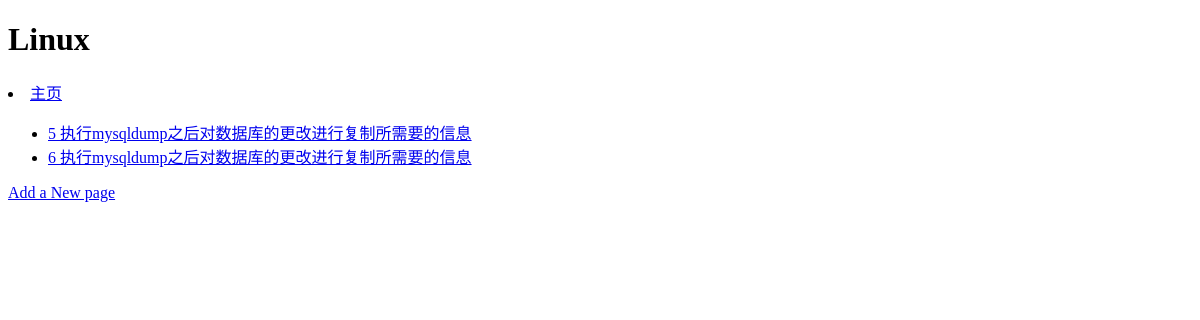
The app's page /rango/category/linux/, older data.
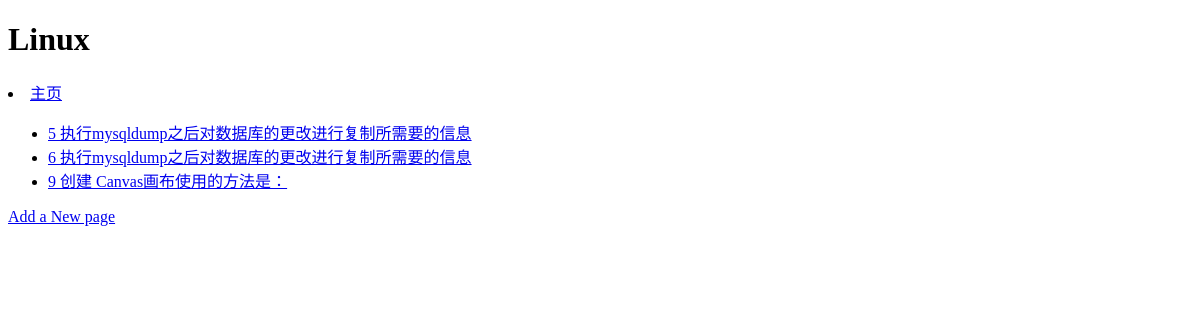
The same page, newer data.
### rango/models.py (models this page shows, shortened)
class Page(models.Model) :
    category = models.ForeignKey(Category)#所属科目（选项）
    page_id = models.IntegerField(unique=True,default=0)#题目的唯一ID
    stage = models.CharField(max_length=128)#所属阶段（选项）
    mytype = models.CharField(max_length=28, default=0)#题目类型（选项单选、多选、判断、填空、简答、代码、实操）
    key = models.CharField(max_length=28, default=0)#关键字
    level = models.CharField(max_length=28, default=0)#难度等级（选项ABCD）
    body = models.CharField(max_length=128, default=0)#题干
    option_A = models.CharField(max_length=128, default=0)#A 选项
    option_B = models.CharField(max_length=128, default=0)#B 选项
    option_C = models.CharField(max_length=128, default=0)#C 选项
    option_D = models.CharField(max_length=128, default=0)#D 选项
    option_E = models.CharField(max_length=128, default=0)#E 选项
    option_F = models.CharField(max_length=128, default=0)#F 选项
    information = models.CharField(max_length=28, default=0)#所属知识点（读关联  分隔;）
    answer = models.CharField(max_length=128, default=0)#答案
    explain = models.CharField(max_length=1028, default=0)#答案说明
    author = models.CharField(max_length=1028, default=0)#出题人

### rango/views.py (the view)
# urls.py: url(r'^category/(?P<category_name_slug>[\w\-]+)/$', views.category, name='category'), # New!
def category(request, category_name_slug) :
	context_dict = {}
	try:
		category = Category.objects.get( slug=category_name_slug)
		context_dict['category_name' ] = category.name
		pages = Page.objects.filter( category=category)
		context_dict['pages' ] = pages
		context_dict['category' ] = category
		context_dict['category_name_slug' ] =category_name_slug #new
	except Category.DoesNotExist:
		pass
	return render( request, 'rango/category.html' , context_dict)

### templates/rango/category.html (shortened to what this page needs)
<!DOCTYPE html>
<html>
<head>
</head>
<body>
	<h1>{{ category_name }}</h1>
	<li><a href="/rango/">主页</a></li>
	{% if category %}
		{% if pages %}
		<ul>
			{% for page in pages %}
			<li><a href="/rango/category/{{category_name_slug}}/xz/">{{ page.page_id }}  {{ page.body }}</a></li>
		{% endfor %}
		</ul>
	{% else %}
		<strong>No pages currently in category. </strong>
	{% endif %}
	{% else %}
		The specified category {{ category_name }} does not exist!
	{% endif %}
		<a href="/rango/category/{{category_name_slug}}/add_page/">Add a New page</a><br />
</body>
</html>

Row changes from the older to the newer data that the page shows:
added Page: page_id "9", body "创建 Canvas画布使用的方法是："
